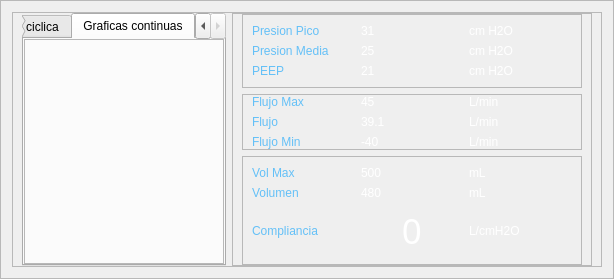
        <widget class="QFrame" name="frame_3">
         <property name="frameShape">
          <enum>QFrame::StyledPanel</enum>
         </property>
         <property name="frameShadow">
          <enum>QFrame::Raised</enum>
         </property>
         <layout class="QHBoxLayout" name="horizontalLayout_5">
          <item>
           <widget class="QFrame" name="frame_13">
            <property name="frameShape">
             <enum>QFrame::StyledPanel</enum>
            </property>
            <property name="frameShadow">
             <enum>QFrame::Raised</enum>
            </property>
            <layout class="QGridLayout" name="gridLayout_9">
             <property name="topMargin">
              <number>0</number>
             </property>
             <property name="bottomMargin">
              <number>0</number>
             </property>
             <item row="0" column="0">
              <widget class="QTabWidget" name="tabWidget">
               <property name="currentIndex">
                <number>1</number>
               </property>
               <widget class="QWidget" name="tab">
                <attribute name="title">
                 <string>Grafica ciclica</string>
                </attribute>
                <layout class="QVBoxLayout" name="verticalLayout">
                 <property name="leftMargin">
                  <number>0</number>
                 </property>
                 <property name="topMargin">
                  <number>0</number>
                 </property>
                 <property name="rightMargin">
                  <number>0</number>
                 </property>
                 <property name="bottomMargin">
                  <number>0</number>
                 </property>
                 <item>
                  <widget class="QFrame" name="frame_18">
                   <property name="frameShape">
                    <enum>QFrame::StyledPanel</enum>
                   </property>
                   <property name="frameShadow">
                    <enum>QFrame::Raised</enum>
                   </property>
                   <layout class="QGridLayout" name="gridLayout_10">
                    <item row="0" column="0">
                     <layout class="QVBoxLayout" name="grafVolPres"/>
                    </item>
                    <item row="0" column="1">
                     <layout class="QVBoxLayout" name="grafFluPres"/>
                    </item>
                   </layout>
                  </widget>
                 </item>
                </layout>
               </widget>
               <widget class="QWidget" name="tab_2">
                <attribute name="title">
                 <string>Graficas continuas</string>
                </attribute>
                <layout class="QHBoxLayout" name="horizontalLayout_7">
                 <property name="leftMargin">
                  <number>0</number>
                 </property>
                 <property name="topMargin">
                  <number>0</number>
                 </property>
                 <property name="rightMargin">
                  <number>0</number>
                 </property>
                 <property name="bottomMargin">
                  <number>0</number>
                 </property>
                 <item>
                  <widget class="QFrame" name="frame_19">
                   <property name="frameShape">
                    <enum>QFrame::StyledPanel</enum>
                   </property>
                   <property name="frameShadow">
                    <enum>QFrame::Raised</enum>
                   </property>
                   <layout class="QVBoxLayout" name="verticalLayout_4">
                    <property name="spacing">
                     <number>4</number>
                    </property>
                    <property name="leftMargin">
                     <number>4</number>
                    </property>
                    <property name="topMargin">
                     <number>5</number>
                    </property>
                    <property name="rightMargin">
                     <number>4</number>
                    </property>
                    <property name="bottomMargin">
                     <number>0</number>
                    </property>
                    <item>
                     <layout class="QVBoxLayout" name="grafPre"/>
                    </item>
                    <item>
                     <layout class="QVBoxLayout" name="grafFlu"/>
                    </item>
                    <item>
                     <layout class="QVBoxLayout" name="grafVol"/>
                    </item>
                   </layout>
                  </widget>
                 </item>
                </layout>
               </widget>
              </widget>
             </item>
             <item row="0" column="1">
              <widget class="QFrame" name="frame_14">
               <property name="minimumSize">
                <size>
                 <width>360</width>
                 <height>0</height>
                </size>
               </property>
               <property name="maximumSize">
                <size>
                 <width>360</width>
                 <height>16777215</height>
                </size>
               </property>
               <property name="frameShape">
                <enum>QFrame::StyledPanel</enum>
               </property>
               <property name="frameShadow">
                <enum>QFrame::Raised</enum>
               </property>
               <layout class="QVBoxLayout" name="verticalLayout_5">
                <property name="topMargin">
                 <number>0</number>
                </property>
                <property name="bottomMargin">
                 <number>0</number>
                </property>
                <item>
                 <widget class="QFrame" name="frame_15">
                  <property name="frameShape">
                   <enum>QFrame::StyledPanel</enum>
                  </property>
                  <property name="frameShadow">
                   <enum>QFrame::Raised</enum>
                  </property>
                  <layout class="QGridLayout" name="gridLayout_6">
                   <item row="0" column="2">
                    <widget class="QLabel" name="label_19">
                     <property name="styleSheet">
                      <string notr="true">color:rgb(255, 255, 255);
font: 75 18pt &quot;Romantic&quot;;</string>
                     </property>
                     <property name="text">
                      <string>31</string>
                     </property>
                    </widget>
                   </item>
                   <item row="4" column="0">
                    <widget class="QLabel" name="label_17">
                     <property name="styleSheet">
                      <string notr="true">color:rgb(100, 192, 247);
font: 75 12pt &quot;Romantic&quot;;</string>
                     </property>
                     <property name="text">
                      <string>Presion Media</string>
                     </property>
                    </widget>
                   </item>
                   <item row="4" column="2">
                    <widget class="QLabel" name="label_20">
                     <property name="styleSheet">
                      <string notr="true">color:rgb(255, 255, 255);
font: 75 34pt &quot;Romantic&quot;;</string>
                     </property>
                     <property name="text">
                      <string>25</string>
                     </property>
                    </widget>
                   </item>
                   <item row="5" column="0">
                    <widget class="QLabel" name="label_18">
                     <property name="styleSheet">
                      <string notr="true">color:rgb(100, 192, 247);
font: 75 12pt &quot;Romantic&quot;;</string>
                     </property>
                     <property name="text">
                      <string>PEEP</string>
                     </property>
                    </widget>
                   </item>
                   <item row="0" column="0">
                    <widget class="QLabel" name="label_16">
                     <property name="styleSheet">
                      <string notr="true">color:rgb(100, 192, 247);
font: 75 12pt &quot;Romantic&quot;;</string>
                     </property>
                     <property name="text">
                      <string>Presion Pico</string>
                     </property>
                    </widget>
                   </item>
                   <item row="5" column="2">
                    <widget class="QLabel" name="label_21">
                     <property name="styleSheet">
                      <string notr="true">color:rgb(255, 255, 255);
font: 75 18pt &quot;Romantic&quot;;</string>
                     </property>
                     <property name="text">
                      <string>21</string>
                     </property>
                    </widget>
                   </item>
                   <item row="0" column="3">
                    <widget class="QLabel" name="label_35">
                     <property name="styleSheet">
                      <string notr="true">color:rgb(255, 255, 255);
font: 75 18pt &quot;Romantic&quot;;</string>
                     </property>
                     <property name="text">
                      <string>cm H2O</string>
                     </property>
                    </widget>
                   </item>
                   <item row="4" column="3">
                    <widget class="QLabel" name="label_36">
                     <property name="styleSheet">
                      <string notr="true">color:rgb(255, 255, 255);
font: 75 18pt &quot;Romantic&quot;;</string>
                     </property>
                     <property name="text">
                      <string>cm H2O</string>
                     </property>
                    </widget>
                   </item>
                   <item row="5" column="3">
                    <widget class="QLabel" name="label_37">
                     <property name="styleSheet">
                      <string notr="true">color:rgb(255, 255, 255);
font: 75 18pt &quot;Romantic&quot;;</string>
                     </property>
                     <property name="text">
                      <string>cm H2O</string>
                     </property>
                    </widget>
                   </item>
                  </layout>
                 </widget>
                </item>
                <item>
                 <widget class="QFrame" name="frame_16">
                  <property name="frameShape">
                   <enum>QFrame::StyledPanel</enum>
                  </property>
                  <property name="frameShadow">
                   <enum>QFrame::Raised</enum>
                  </property>
                  <layout class="QGridLayout" name="gridLayout_7">
                   <property name="topMargin">
                    <number>0</number>
                   </property>
                   <property name="bottomMargin">
                    <number>0</number>
                   </property>
                   <item row="0" column="1">
                    <widget class="QLabel" name="label_24">
                     <property name="styleSheet">
                      <string notr="true">color:rgb(255, 255, 255);
font: 75 18pt &quot;Romantic&quot;;</string>
                     </property>
                     <property name="text">
                      <string>45</string>
                     </property>
                    </widget>
                   </item>
                   <item row="1" column="0">
                    <widget class="QLabel" name="label_25">
                     <property name="styleSheet">
                      <string notr="true">color:rgb(100, 192, 247);
font: 75 12pt &quot;Romantic&quot;;</string>
                     </property>
                     <property name="text">
                      <string>Flujo</string>
                     </property>
                    </widget>
                   </item>
                   <item row="0" column="0">
                    <widget class="QLabel" name="label_27">
                     <property name="styleSheet">
                      <string notr="true">color:rgb(100, 192, 247);
font: 75 12pt &quot;Romantic&quot;;</string>
                     </property>
                     <property name="text">
                      <string>Flujo Max</string>
                     </property>
                    </widget>
                   </item>
                   <item row="1" column="1">
                    <widget class="QLabel" name="label_22">
                     <property name="styleSheet">
                      <string notr="true">color:rgb(255, 255, 255);
font: 75 34pt &quot;Romantic&quot;;</string>
                     </property>
                     <property name="text">
                      <string>39.1</string>
                     </property>
                    </widget>
                   </item>
                   <item row="2" column="1">
                    <widget class="QLabel" name="label_26">
                     <property name="styleSheet">
                      <string notr="true">color:rgb(255, 255, 255);
font: 75 18pt &quot;Romantic&quot;;</string>
                     </property>
                     <property name="text">
                      <string>-40</string>
                     </property>
                    </widget>
                   </item>
                   <item row="2" column="0">
                    <widget class="QLabel" name="label_23">
                     <property name="styleSheet">
                      <string notr="true">color:rgb(100, 192, 247);
font: 75 12pt &quot;Romantic&quot;;</string>
                     </property>
                     <property name="text">
                      <string>Flujo Min</string>
                     </property>
                    </widget>
                   </item>
                   <item row="0" column="2">
                    <widget class="QLabel" name="label_38">
                     <property name="styleSheet">
                      <string notr="true">color:rgb(255, 255, 255);
font: 75 18pt &quot;Romantic&quot;;</string>
                     </property>
                     <property name="text">
                      <string>L/min</string>
                     </property>
                    </widget>
                   </item>
                   <item row="1" column="2">
                    <widget class="QLabel" name="label_39">
                     <property name="styleSheet">
                      <string notr="true">color:rgb(255, 255, 255);
font: 75 18pt &quot;Romantic&quot;;</string>
                     </property>
                     <property name="text">
                      <string>L/min</string>
                     </property>
                    </widget>
                   </item>
                   <item row="2" column="2">
                    <widget class="QLabel" name="label_40">
                     <property name="styleSheet">
                      <string notr="true">color:rgb(255, 255, 255);
font: 75 18pt &quot;Romantic&quot;;</string>
                     </property>
                     <property name="text">
                      <string>L/min</string>
                     </property>
                    </widget>
                   </item>
                  </layout>
                 </widget>
                </item>
                <item>
                 <widget class="QFrame" name="frame_17">
                  <property name="frameShape">
                   <enum>QFrame::StyledPanel</enum>
                  </property>
                  <property name="frameShadow">
                   <enum>QFrame::Raised</enum>
                  </property>
                  <layout class="QGridLayout" name="gridLayout_8">
                   <item row="0" column="1">
                    <widget class="QLabel" name="label_30">
                     <property name="styleSheet">
                      <string notr="true">color:rgb(255, 255, 255);
font: 75 18pt &quot;Romantic&quot;;</string>
                     </property>
                     <property name="text">
                      <string>500</string>
                     </property>
                    </widget>
                   </item>
                   <item row="2" column="0">
                    <widget class="QLabel" name="label_31">
                     <property name="styleSheet">
                      <string notr="true">color:rgb(100, 192, 247);
font: 75 12pt &quot;Romantic&quot;;</string>
                     </property>
                     <property name="text">
                      <string>Volumen</string>
                     </property>
                    </widget>
                   </item>
                   <item row="0" column="0">
                    <widget class="QLabel" name="label_33">
                     <property name="styleSheet">
                      <string notr="true">color:rgb(100, 192, 247);
font: 75 12pt &quot;Romantic&quot;;</string>
                     </property>
                     <property name="text">
                      <string>Vol Max</string>
                     </property>
                    </widget>
                   </item>
                   <item row="0" column="2">
                    <widget class="QLabel" name="label_41">
                     <property name="styleSheet">
                      <string notr="true">color:rgb(255, 255, 255);
font: 75 18pt &quot;Romantic&quot;;</string>
                     </property>
                     <property name="text">
                      <string>mL</string>
                     </property>
                    </widget>
                   </item>
                   <item row="2" column="1">
                    <widget class="QLabel" name="label_28">
                     <property name="styleSheet">
                      <string notr="true">color:rgb(255, 255, 255);
font: 75 34pt &quot;Romantic&quot;;</string>
                     </property>
                     <property name="text">
                      <string>480</string>
                     </property>
                    </widget>
                   </item>
                   <item row="2" column="2">
                    <widget class="QLabel" name="label_42">
                     <property name="styleSheet">
                      <string notr="true">color:rgb(255, 255, 255);
font: 75 18pt &quot;Romantic&quot;;</string>
                     </property>
                     <property name="text">
                      <string>mL</string>
                     </property>
                    </widget>
                   </item>
                   <item row="3" column="0">
                    <widget class="QLabel" name="label_48">
                     <property name="styleSheet">
                      <string notr="true">color:rgb(100, 192, 247);
font: 75 12pt &quot;Romantic&quot;;</string>
                     </property>
                     <property name="text">
                      <string>Compliancia</string>
                     </property>
                    </widget>
                   </item>
                   <item row="3" column="1">
                    <widget class="QLabel" name="compliance">
                     <property name="font">
                      <font>
                       <family>Romantic</family>
                       <pointsize>26</pointsize>
                       <weight>9</weight>
                       <italic>false</italic>
                       <bold>false</bold>
                      </font>
                     </property>
                     <property name="styleSheet">
                      <string notr="true">color:rgb(255, 255, 255);
font: 75 26pt &quot;Romantic&quot;;</string>
                     </property>
                     <property name="text">
                      <string>0</string>
                     </property>
                     <property name="alignment">
                      <set>Qt::AlignCenter</set>
                     </property>
                    </widget>
                   </item>
                   <item row="3" column="2">
                    <widget class="QLabel" name="label_52">
                     <property name="styleSheet">
                      <string notr="true">color:rgb(255, 255, 255);
font: 75 18pt &quot;Romantic&quot;;</string>
                     </property>
                     <property name="text">
                      <string>L/cmH2O</string>
                     </property>
                    </widget>
                   </item>
                  </layout>
                 </widget>
                </item>
               </layout>
              </widget>
             </item>
            </layout>
           </widget>
          </item>
         </layout>
        </widget>
